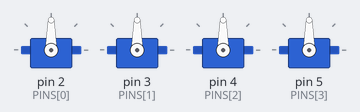
This sketch was run on a simulated Arduino Uno, built with avr-gcc and run on an emulated ATmega328P. Parts: 4 × servo. What the sketch prints to the serial monitor is not drawn.

Above: at 0.1 s.
At 3.1 s:
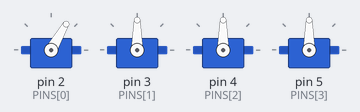
At 3.5 s:
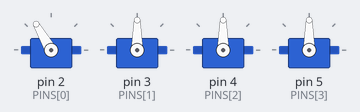
At 7.0 s:
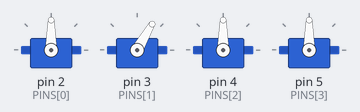
At 10.1 s:
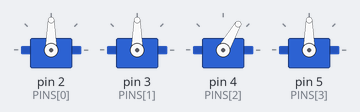
At 13.6 s:
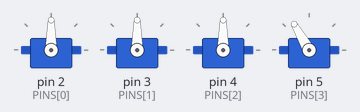
Timing chart, 0 to 15.4 s (numbered marks = the images above):
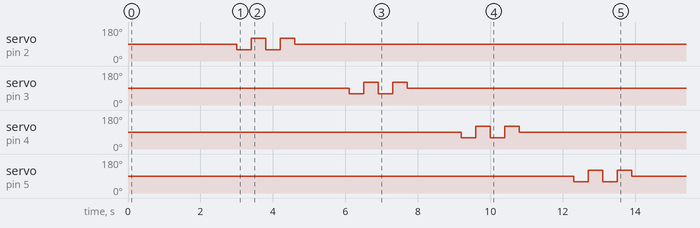

The sketch:

servo_center.ino
```cpp
// 오또 DIY 조립용: 서보 4개를 90도로 맞추고, 하나씩 흔들어 핀-서보 대응을 확인한다.
// 핀 번호(2번 서보 -> D2 ...)는 회로도 이름에서 추측한 값이니 실제 움직임으로 확인할 것.
#include <Servo.h>
Servo s[4];
const int PINS[4] = {2, 3, 4, 5};

void setup() {
  Serial.begin(9600);
  for (int i = 0; i < 4; i++) { s[i].attach(PINS[i]); s[i].write(90); }
  delay(3000);
  for (int i = 0; i < 4; i++) {
    Serial.print("지금 움직이는 핀: D"); Serial.println(PINS[i]);
    for (int k = 0; k < 2; k++) { s[i].write(60); delay(400); s[i].write(120); delay(400); }
    s[i].write(90);
    delay(1500);
  }
}
void loop() {}
```
